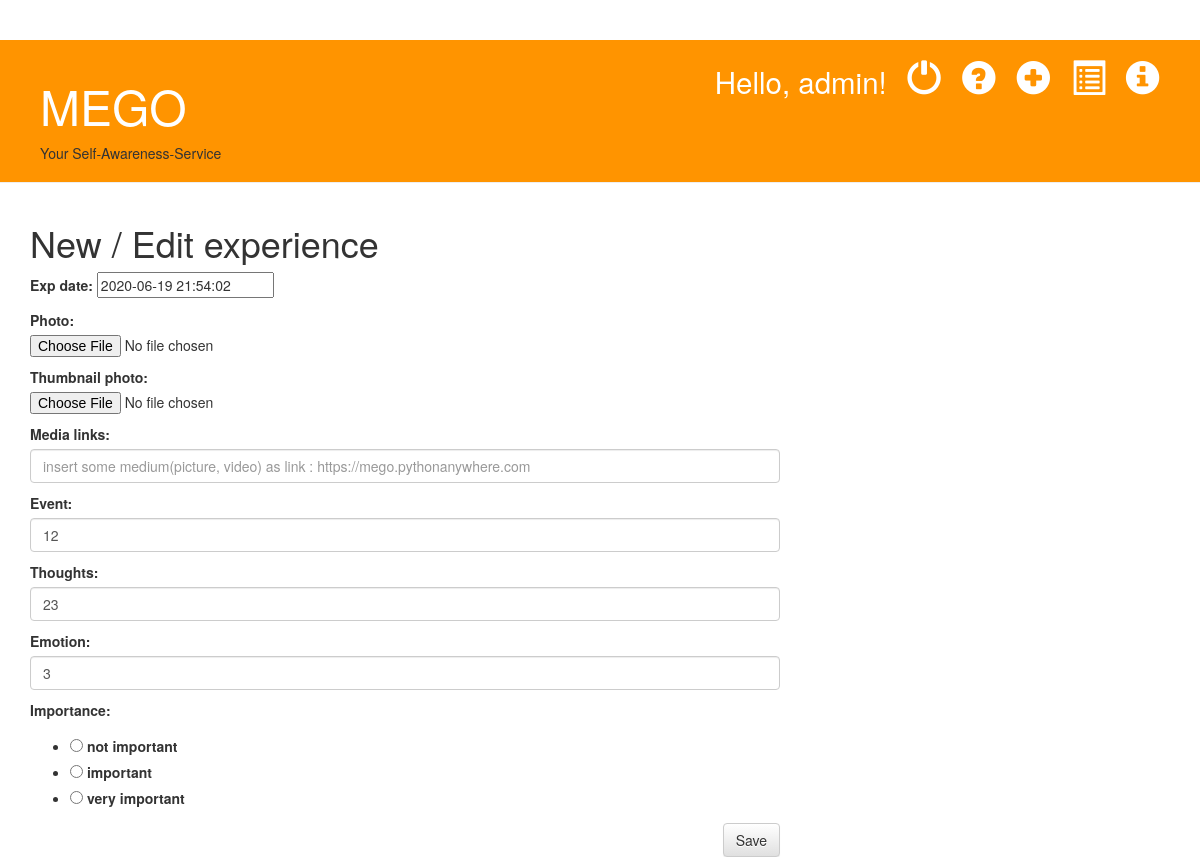
The page /MEgo/1/edit/ (signed in) on the database as committed earlier.
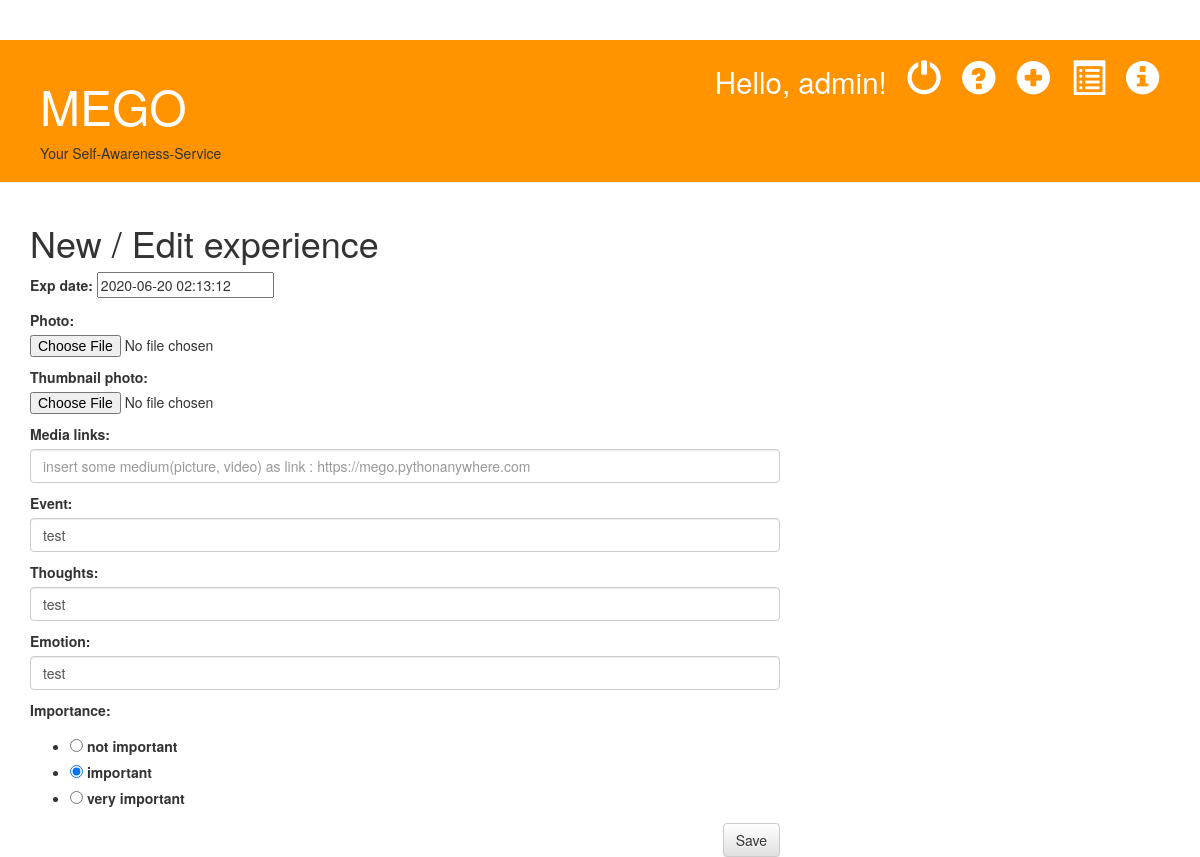
The same page on the database as committed later.
### MEgo/models.py (models this page shows, shortened)
class Experience(models.Model):
    author = models.ForeignKey(settings.AUTH_USER_MODEL, on_delete=models.CASCADE, default='admin')
    input_date = models.DateTimeField(
            default=timezone.now)
    exp_date = models.DateTimeField(
            default=timezone.now)
    walks = models.IntegerField(blank=True, null=True)
    sleep = models.FloatField(blank=True, null=True)
    deep_sleep = models.FloatField(blank=True, null=True)
    heartbeat = models.IntegerField(blank=True, null=True)
    calorie = models.IntegerField(blank=True, null=True)
    distance = models.FloatField(blank=True, null=True)
    event = models.TextField()
    thoughts = models.TextField(blank=True, null=True)
    emotion = models.TextField()
    importance = models.IntegerField()
    future = models.IntegerField(default=0)
    related_people = models.CharField(max_length=200, blank=True, null=True)
    related_place = models.CharField(max_length=200, blank=True, null=True)
    photo = models.ImageField(blank=True,upload_to=user_path)  # path based on the function and settings
    thumbnail_photo = models.ImageField(blank=True, upload_to=user_path) # it is not required field
    media_links = models.TextField(blank=True, null=True)

### MEgo/views.py (the view)
# urls.py: path('MEgo/<int:pk>/edit/', views.experience_edit, name='experience_edit'),
@login_required
def experience_edit(request, pk):
    exp = get_object_or_404(Experience, pk=pk)
    if request.method == "POST":
        form = ExpForm(request.POST, request.FILES, instance=exp)
        if form.is_valid():
            exp = form.save(commit=False)
            exp.author = request.user
            exp.save()
            return redirect('experience_detail', pk=exp.pk)
    else:
        form = ExpForm(instance=exp)
    return render(request, 'MEgo/experience_edit.html', {'form': form})

### MEgo/forms.py
class ExpForm(forms.ModelForm):
    class Meta:
        IMPORTANCE_CHOICES = [('1','not important'), ('2','important'), ('3', 'very important')]
        model = Experience
        fields = ['exp_date', 'photo', 'thumbnail_photo', 'media_links', 'event', 'thoughts','emotion','importance']
        widgets = {
            'media_links' : forms.TextInput(attrs={'class': 'form-control', 'placeholder':'insert some medium(picture, video) as link : https://mego.pythonanywhere.com'}),
            'event' : forms.TextInput(attrs={'class':'form-control','placeholder':'what happened to you'}),
            'thoughts' : forms.TextInput(attrs={'class':'form-control','placeholder':'what did you think'}),
            'emotion' : forms.TextInput(attrs={'class':'form-control','placeholder':'how did you feel'}),
            'importance' : forms.RadioSelect(attrs=None, choices=IMPORTANCE_CHOICES),
        }

### MEgo/templates/MEgo/experience_edit.html
{% extends 'MEgo/base.html' %}
{% block content %}
    <h1>New / Edit experience</h1>
    <form method="POST" class="exp-form" enctype="multipart/form-data">{% csrf_token %}
        {{ form.as_p }}
        <button type="submit" class="save btn btn-default">Save</button>
    </form>
{% endblock %}

Rows that differ between the two databases and show on the page:
changed Experience: exp_date "2020-06-19 21:54:02" → "2020-06-20 02:13:12"; event "12" → "test"; thoughts "23" → "test"; emotion "3" → "test"; importance "☐ Importance: ☐ important ☐ very important" → "☐ Importance: ☑ important ☐ very important"
